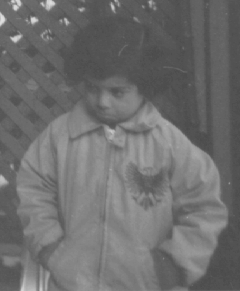
#> input picture pout.tif, 240 x 291 px
$ python dft.py
#> lines starting #> are read from the running program, lines starting #| are printed output that depends on the picture
# -*- coding: utf-8 -*-
import cv2
import numpy as np
import matplotlib.pyplot as plt
img1 = cv2.imread('pout.tif', 0)
#> img1 is the input picture: shape (291, 240); min 74, max 224, mean 110.3
# 使用numpy中的函数进行傅里叶变换
f = np.fft.fft2(img1)
fshift = np.fft.fftshift(f)
# 之所以要进行对数转换是因为傅里叶变换后的结果对于在显示器显示来讲范围比较大，这样的话对于一些小的变化或者是高的变换值不能进行观察
magnitude_spectrum=20*np.log(np.abs(fshift))
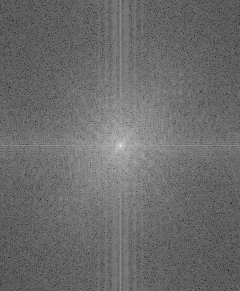
#> magnitude_spectrum: shape (291, 240) float64; min -16.5, max 317.1, mean 124.6; drawn with min black and max white
# 使用numpy中的函数进行傅里叶逆变换
f1 = np.fft.ifft2(magnitude_spectrum)
f1shift = np.fft.ifftshift(f1)
f1images = 20*np.log(np.abs(f1shift))
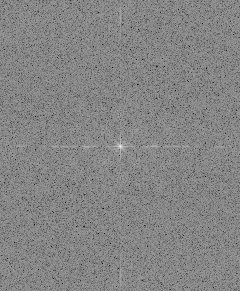
#> f1images: shape (291, 240) float64; min -258.9, max 96.5, mean -73.6; drawn with min black and max white
plt.subplot(2,2,1),plt.imshow(img1)
plt.title('original image'),plt.xticks([]),plt.yticks([])
plt.subplot(2,2,2),plt.imshow(magnitude_spectrum)
plt.title('Fourier transform'),plt.xticks([]),plt.yticks([])
plt.subplot(2,2,3),plt.imshow(f1images)
plt.title('Inverse Fourier Transform'),plt.xticks([]),plt.yticks([])
plt.show()
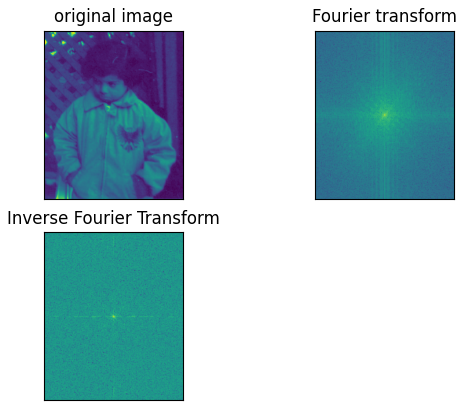
#> figure drawn by matplotlib, 3 panels
